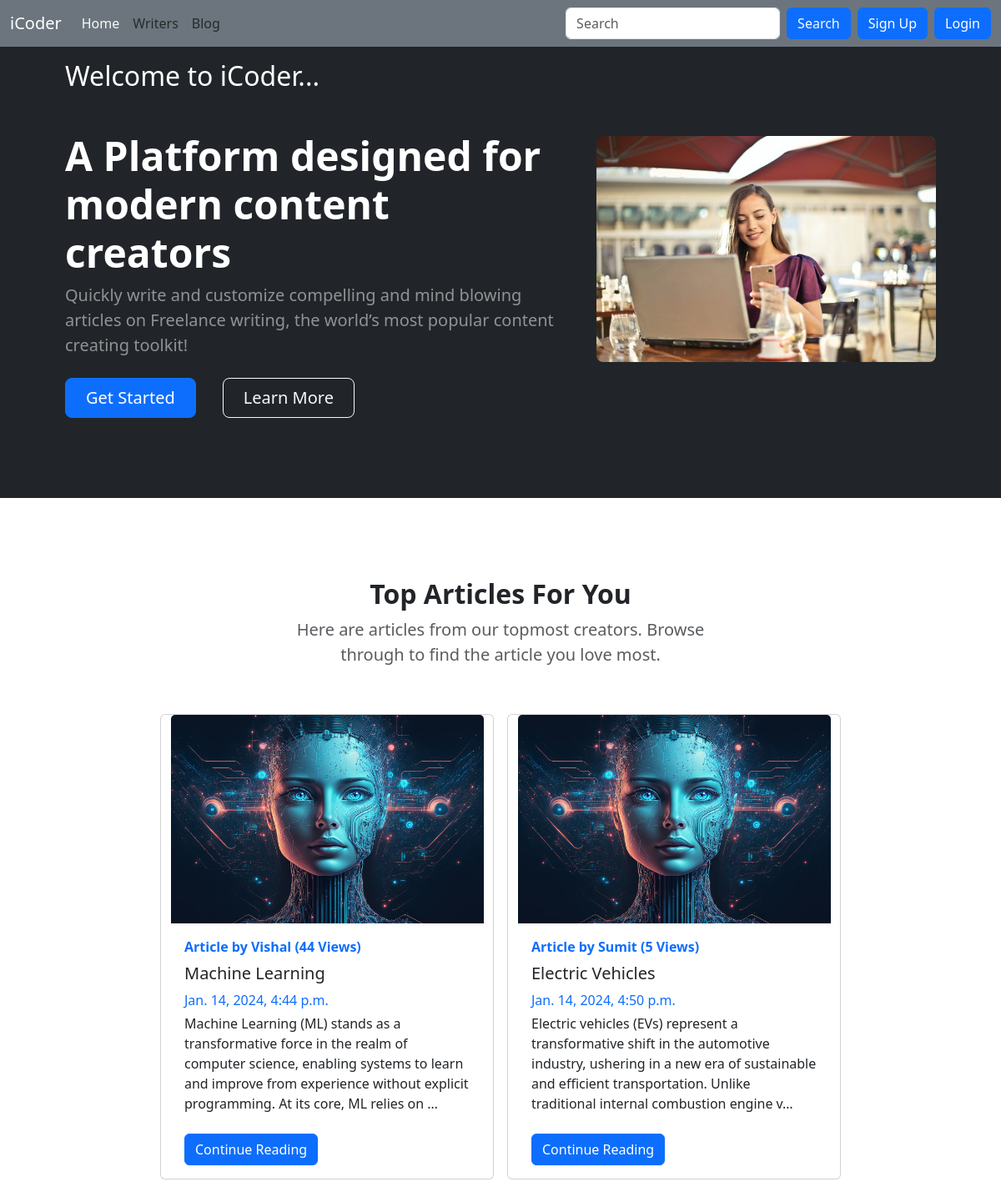
Before: / with the older database file.
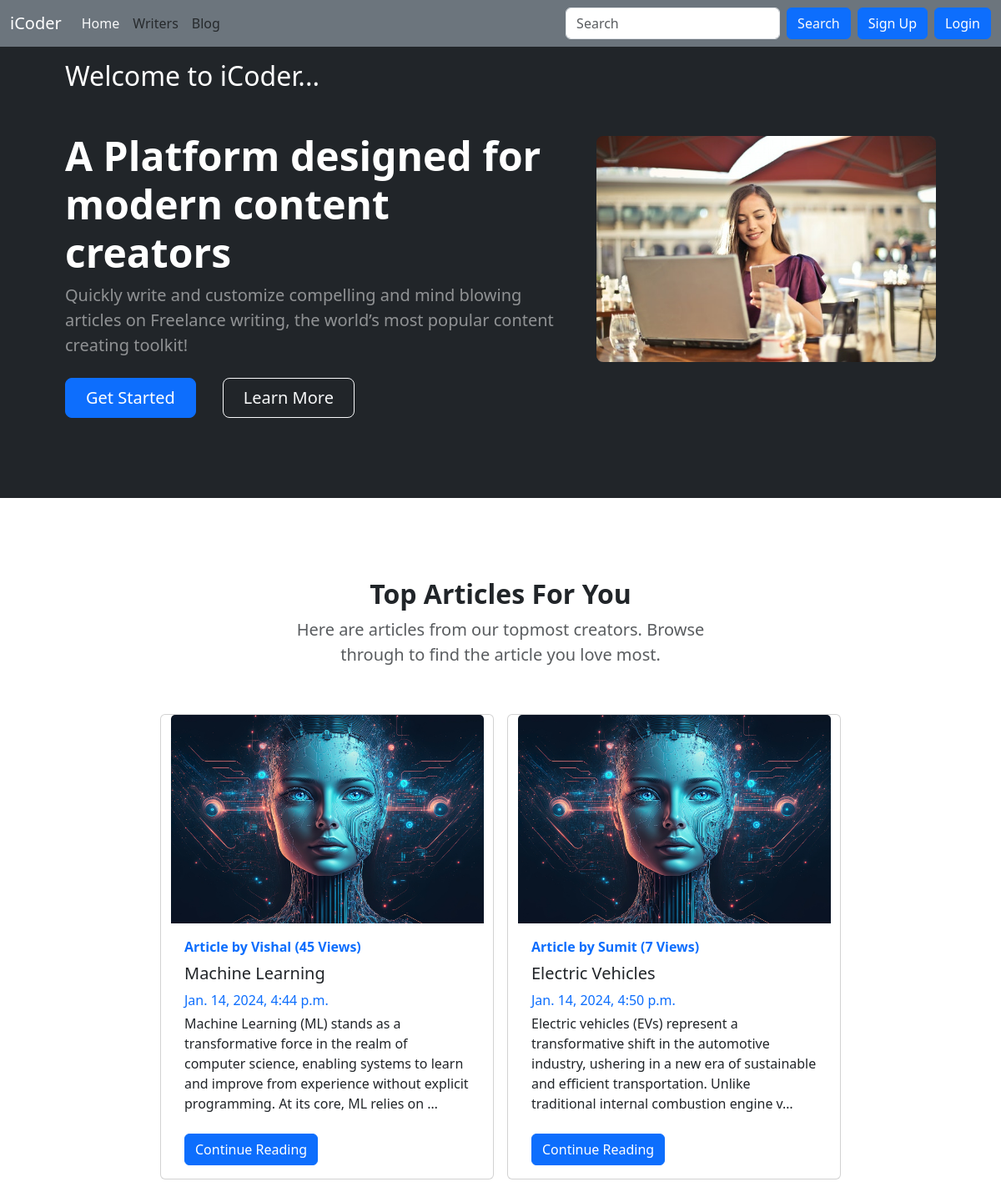
After: the same page with the newer database file.
### blog/models.py (models this page shows, shortened)
class Post(models.Model):
    sno = models.AutoField(primary_key=True)
    username = models.CharField(max_length=15, default="")
    title = models.CharField(max_length=255)
    postImage  = models.ImageField(upload_to='static/img', default='static/img/default.jpg')
    content = models.TextField()
    author = models.CharField(max_length=100)
    slug = models.CharField(max_length=130)
    views = models.IntegerField(default=0)
    timeStamp = models.DateTimeField(default= now)

### home/views.py (the view)
# urls.py: path('', views.HomeView.as_view(), name='home'),
class HomeView(View):
    def get(self, request):
        allPosts = Post.objects.all()
        trendPost = [post for post in allPosts]
        trendPost.sort(key=lambda p: p.views, reverse=True)
        trendPost = trendPost[:3]
        context = {'posts' : trendPost}
        return render(request, 'home/home.html', context)

### templates/home/home.html (shortened to what this page needs)
{% extends "base.html" %}
{% block homeactive %} text-light {% endblock homeactive %}
{% block body %}
<header class="bg-dark py-5">
  <div class="container px-5">
    <div class="row gx-5 align-items-center justify-content-center">
      <div class="col-lg-8 col-xl-7 col-xxl-6 mt-4">
        <h2 class="text-white">Welcome to iCoder...</h2>
        <div class="my-5 text-center text-xl-start">
          <h1 class="display-5 fw-bolder text-white mb-2">A Platform designed for modern content creators</h1>
          <p class="lead fw-normal text-white-50 mb-4">Quickly write and customize compelling and mind blowing articles
            on Freelance writing, the world’s most popular content creating toolkit!</p>
          <div class="d-grid gap-3 d-sm-flex justify-content-sm-center justify-content-xl-start">
            <a class="btn btn-primary btn-lg px-4 me-sm-3" href="/blog">Get Started</a>
            <a class="btn btn-outline-light btn-lg px-4" href="#allblogs">Learn More</a>
          </div>
        </div>
      </div>
      <div class="col-xl-5 col-xxl-6 d-none d-xl-block text-center">
        <img class="img-fluid rounded-3 my-5" src="static/img/happy2.jpg" alt="..." />
      </div>
    </div>
  </div>
</header>
<section class="py-5" id='allblogs'>
  <div class="container px-5 my-5">
    <div class="row gx-5 justify-content-center">
      <div class="col-lg-8 col-xl-6">
        <div class="text-center">
          <h2 class="fw-bolder">Top Articles For You</h2>
          <p class="lead fw-normal text-muted mb-5">Here are articles from our topmost creators. Browse through to find
            the article you love most.</p>
        </div>
      </div>
    </div>
    <div class="row justify-content-center">
      {% for post in posts %}
      <div class="card mx-2 my-2" style="width: 25rem;">
        <img src="/media/{{post.postImage}}" class="card-img-top" alt="...">
        <div class="card-body">
          {% if user.is_authenticated %}
          <a href="/writers/{{post.username}}"><b
              class="d-inline-block mb-2 text-primary underline-hover">Article by
              {{post.author}} ({{post.views}} Views)</b></a>
          {% else %}
          <a href="#"><b class="d-inline-block mb-2 text-primary">Article by
              {{post.author}} ({{post.views}} Views)</b></a>
          {% endif %}
          <h5 class="card-title">{{post.title}}</h5>
          <div class="mb-1 text-primary">{{post.timeStamp}}</div>
          <p class="card-text" style="height: 8rem;">{{post.content|truncatechars:200}}</p>
          <a href="blog/{{post.slug}}" class="btn btn-primary">Continue Reading</a>
        </div>
      </div>
      {% endfor %}
    </div>
  </div>
</section>
{% endblock body %}

### templates/base.html (shortened to what this page needs)
<!doctype html>
<html lang="en">
<head>
  <link href="https://cdn.jsdelivr.net/npm/bootstrap@5.3.2/dist/css/bootstrap.min.css" rel="stylesheet"
>
</head>
<body>
  {% load static %}
  <nav class="navbar navbar-expand-lg bg-secondary fixed-top">
    <div class="container-fluid">
      <a class="navbar-brand text-white" href="/">iCoder</a>
      <div class="collapse navbar-collapse" id="navbarSupportedContent">
        <ul class="navbar-nav me-auto mb-2 mb-lg-0">
          <li class="nav-item">
            <a class="nav-link {% block homeactive %} {% endblock homeactive %}" aria-current="page" href="/">Home</a>
          </li>
          <li class="nav-item">
            <a class="nav-link {% block aboutactive %} {% endblock aboutactive %}" aria-current="page"
              href="/writers">Writers</a>
          </li>
          <li class="nav-item">
            <a class="nav-link {% block blogactive %} {% endblock blogactive %}" aria-current="page"
              href="/blog">Blog</a>
          </li>
        </ul>
        <form method="get" action="/search" class="d-flex" role="search">
          <input name="query" class="form-control me-2" type="search" placeholder="Search" aria-label="Search">
          <button class="btn btn-primary text-light" type="submit">Search</button>
        </form>
        {% if user.is_authenticated %}
        <div class="dropdown">
          <button class="btn btn-secondary dropdown-toggle mx-2" type="button" data-bs-toggle="dropdown"
            aria-expanded="false">
            {{ user.username }}
          </button>
          <ul class="dropdown-menu m-2" style="min-width: 125px;">
            <li><a class="dropdown-item" href="/logout">Logout</a></li>
            <li><a class="dropdown-item" id="myLink" href="/writers/profile/{{ user.username }}">Profile</a></li>
            <li><a class="dropdown-item" href="/writers/newblog/{{ user.username }}">New Blog</a></li>
          </ul>
        </div>
        {% else %}
        <button type="button" class="btn btn-primary mx-2" data-bs-toggle="modal" data-bs-target="#signupModal">
          Sign Up
        </button>
        <button type="button" class="btn btn-primary mr-2" data-bs-toggle="modal" data-bs-target="#loginModal">
          Login
        </button>
        {% endif %}
      </div>
    </div>
  </nav>
  {% block body %}
  {% endblock body %}
</body>
</html>

### templates/home/home.html (style rules this page uses)
.card-img-top { min-height: 250px; max-height: 250px; min-width: 375px; max-width: 375px; }

Changed rows visible on the page:
changed Post "Machine Learning": views "44" → "45"
changed Post "Electric Vehicles": views "5" → "7"
